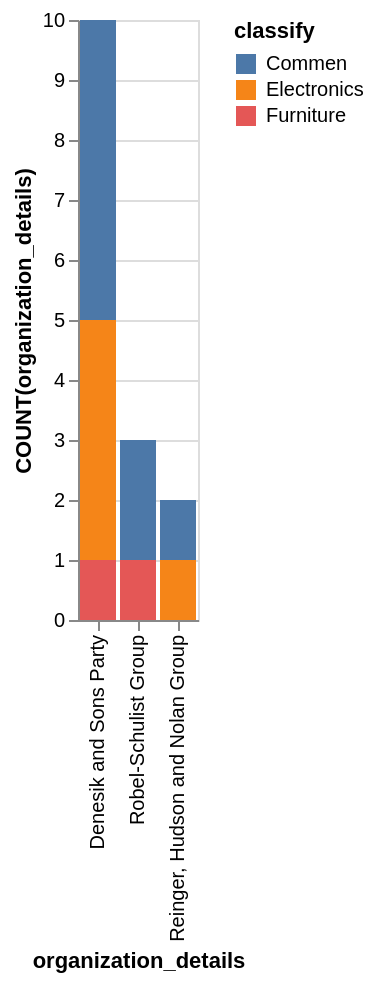

Source (Vega-Lite JSON):
### Vega-Lite specification from a JSON file in a GitHub repository (floating-point values rounded to 4 significant figures)
{"data": {"values": [{"x_data": "Denesik and Sons Party", "y_data": 5, "classify": "Commen"}, {"x_data": "Reinger, Hudson and Nolan Group", "y_data": 1, "classify": "Commen"}, {"x_data": "Robel-Schulist Group", "y_data": 2, "classify": "Commen"}, {"x_data": "Denesik and Sons Party", "y_data": 4, "classify": "Electronics"}, {"x_data": "Reinger, Hudson and Nolan Group", "y_data": 1, "classify": "Electronics"}, {"x_data": "Robel-Schulist Group", "y_data": 0, "classify": "Electronics"}, {"x_data": "Denesik and Sons Party", "y_data": 1, "classify": "Furniture"}, {"x_data": "Reinger, Hudson and Nolan Group", "y_data": 0, "classify": "Furniture"}, {"x_data": "Robel-Schulist Group", "y_data": 1, "classify": "Furniture"}]}, "mark": "bar", "encoding": {"x": {"field": "x_data", "type": "nominal", "title": "organization_details", "sort": {"op": "sum", "field": "y_data", "order": "descending"}}, "y": {"field": "y_data", "type": "quantitative", "title": "COUNT(organization_details)"}, "color": {"field": "classify"}}}
